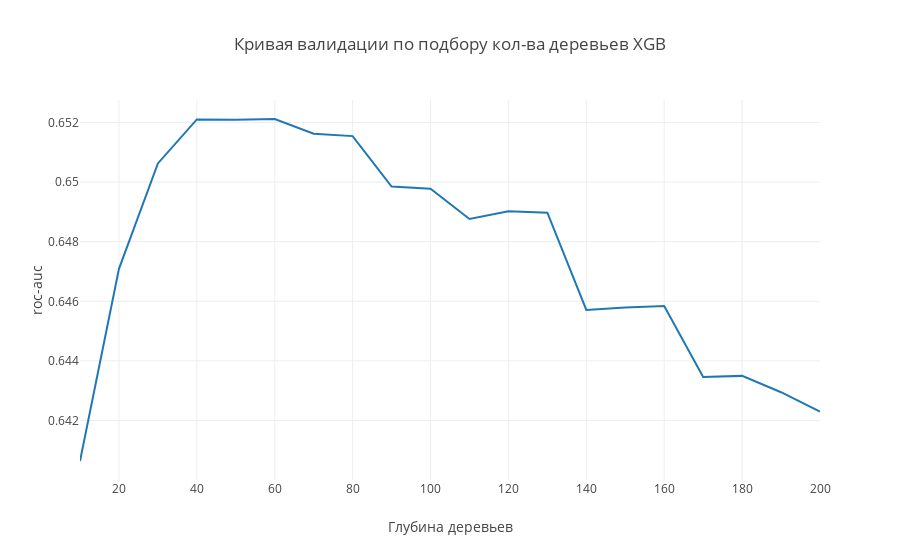

This figure's notebook cell:
### Code cell
trace1 = go.Scatter(
    x=[i for i in range(10,201,10)],
    y=scores_xgb
)
data = [trace1]
layout = go.Layout(title = 'Кривая валидации по подбору кол-ва деревьев XGB',
          yaxis={'title':'roc-auc'}, xaxis={'title':'Глубина деревьев'})

fig = go.Figure(data=data, layout=layout)
iplot(fig, show_link=False)

### Figure 1 — Plotly figure (JSON) as saved in the notebook; plotly's stock layout.template omitted (floating-point values rounded to 4 significant figures)
{"data": [{"type": "scatter", "uid": "681599f7-4129-4f1d-a5ed-e12bfff62a8d", "x": [10, 20, 30, 40, 50, 60, 70, 80, 90, 100, 110, 120, 130, 140, 150, 160, 170, 180, 190, 200], "y": [0.6406, 0.6471, 0.6506, 0.6521, 0.6521, 0.6521, 0.6516, 0.6515, 0.6499, 0.6498, 0.6488, 0.649, 0.649, 0.6457, 0.6458, 0.6458, 0.6435, 0.6435, 0.6429, 0.6423]}], "layout": {"title": {"text": "Кривая валидации по подбору кол-ва деревьев XGB"}, "xaxis": {"title": {"text": "Глубина деревьев"}}, "yaxis": {"title": {"text": "roc-auc"}}}}
